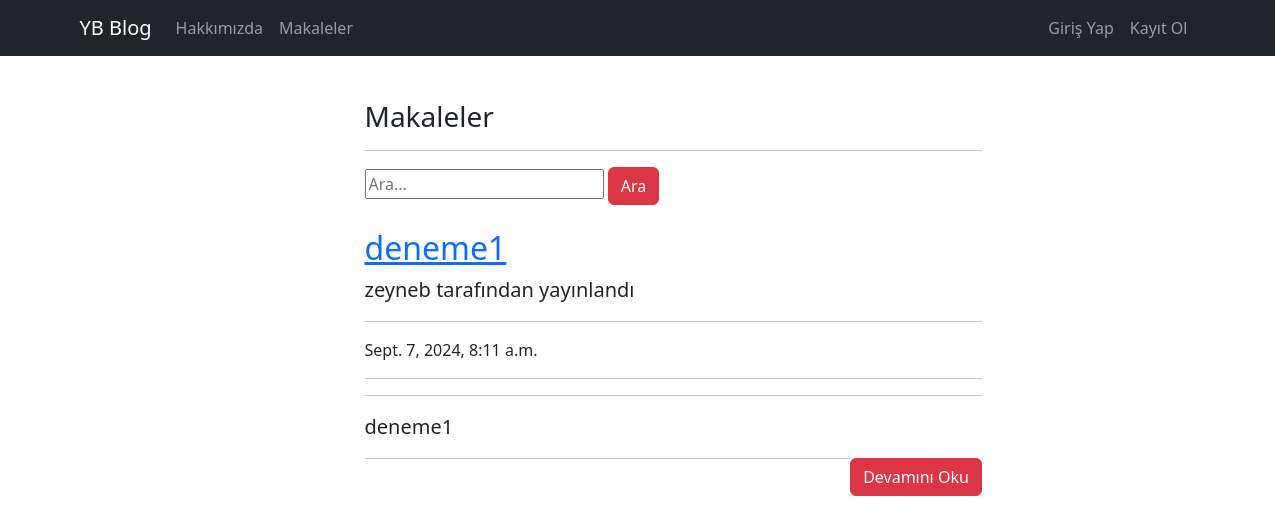
The app's page /article/, older data.
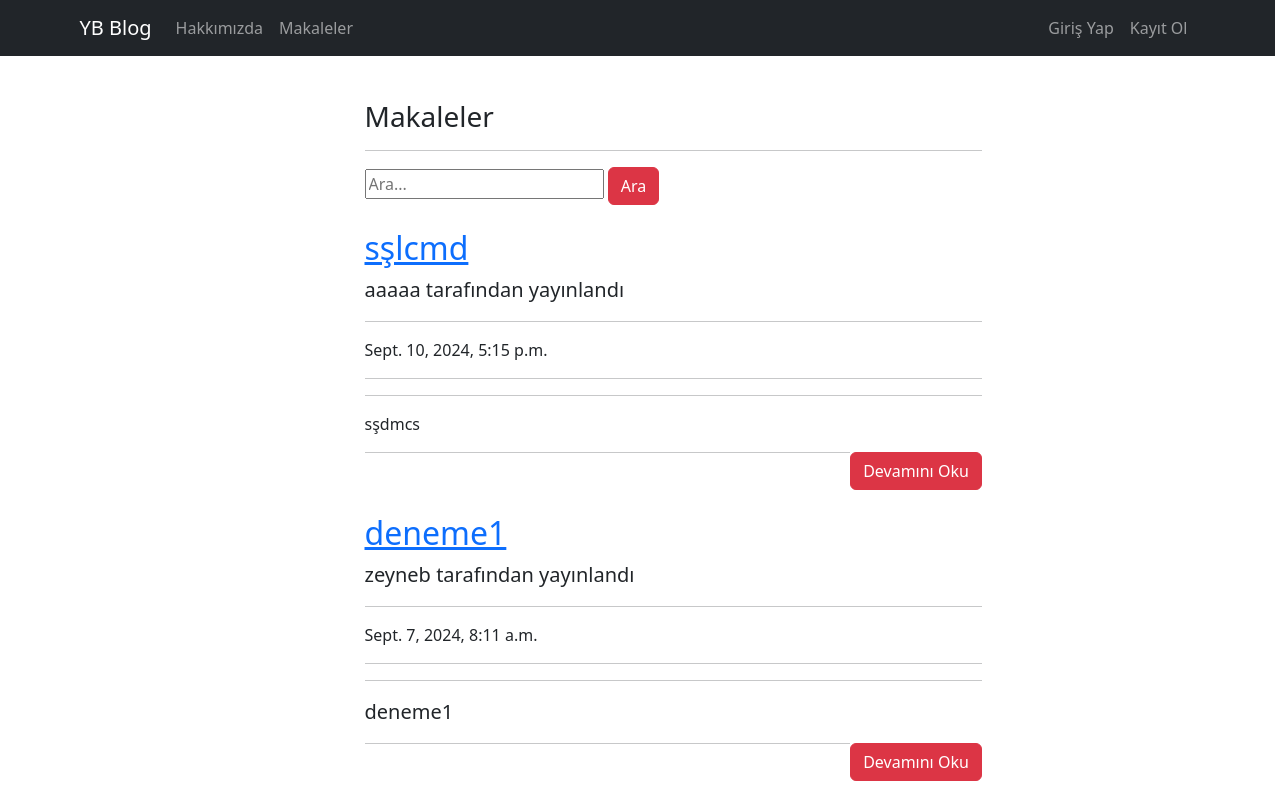
The same page, newer data.
### article/models.py (models this page shows, shortened)
class Article(models.Model):          #bu article ı kayıt etmen gerekiyor admin.py den
    author=models.ForeignKey("auth.User", on_delete=models.CASCADE)  #django ile hazır gelen Users tablosunu burda kullnadık referans aldık, ondelete->o o user silinirse diğer her şeyi veritabanından silinecek
    title=models.CharField(max_length=50)
    content=RichTextField()
    created_date=models.DateTimeField(auto_now_add=True)     #verbose_name ile bu alanların admin panelindeki ismini değiştirebilirsin
    article_image = models.FileField(blank=True, null=True, verbose_name="Görsel ekleyin")   # Article modelinde değişiklik yaptığımızı bildirmek için pythonmanage.py makemigrations ve sonra yine " " migrate
    class Meta:
        ordering=['-created_date']

### article/views.py (the view)
# urls.py: path('', views.articles, name="articles"),
def articles(request):         #bu fonksiyon iki farklı get requestinde çalışacal
    keyword=request.GET.get('keyword')     #arama çubuğuna basıldığında gönderilen GET requesti bu keyword ü taşır
    if keyword:
        articles=Article.objects.filter(title__contains=keyword)
        return render(request, "articles.html", {"articles":articles})
    articles=Article.objects.all()
    return render(request, "articles.html", {"articles":articles})

### templates/articles.html (shortened to what this page needs)
{% extends "layout.html" %}
{% block body %}
<div class ="row">
        <div class="col-md-10 offset-md-3">
            <div class="col-lg-8">
                <h3>Makaleler</h3>
                <hr>
                </div>
        </div>
</div>
<div class ="row">
    <div class="col-md-10 offset-md-3">
        <div class="col-lg-8">
            <form>
                <input type="text" name = "keyword" class="input-sm" maxlength="64" placeholder="Ara...">
              <button type="submit" class="btn btn-danger">Ara</button>
            </form>
      </div>
    </div>
</div>
{% if articles %}
{% for article in articles %}
<div class="row">
    <div class="col-md-10 offset-md-3">
    <div class="col-lg-8">
      <a href="{% url 'article:detail' article.id %}"><h2 class="mt-4">{{article.title}}</h2></a>
      <p class="lead">
        {{article.author.username}} tarafından yayınlandı
      </p>
      <hr>
      <p>{{article.created_date}}</p>
      <hr>
      <hr>
      <p class="lead">
          {{article.content|safe|truncatewords:50}}
      </p>
      <a style ="float : right;" href="{% url 'article:detail' article.id %}" class ="btn btn-danger">Devamını Oku</a>
      <hr>
        </div>
      </div>
      </div>
{% endfor %}
{% endif %}
{% endblock body %}

Row changes from the older to the newer data that the page shows:
added Article: title "sşlcmd", author.username "aaaaa", created_date "Sept. 10, 2024, 5:15 p.m.", content "sşdmcs"
